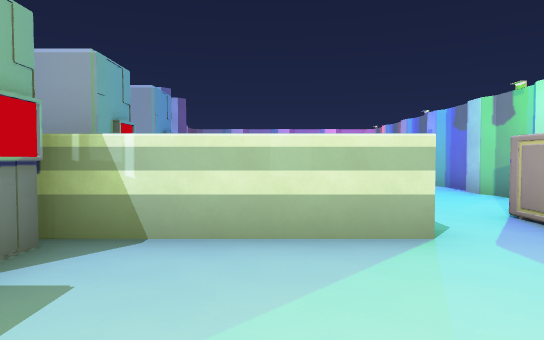
View 1 (above)

15 first-person views from a walk through a level from a Godot 3-D game. The camera is 1.5 m above the floor, tilts 2° down and sees 75° across. The floor is counted in squares, 2 m on a side. Each view is taken from the middle of a square. On the plan, view 1 faces up. The plan holds only what a view shows up to about 11 squares ahead; the rest is blank. The place goes on beyond the plan. Characters and animated objects are not drawn.

View 2
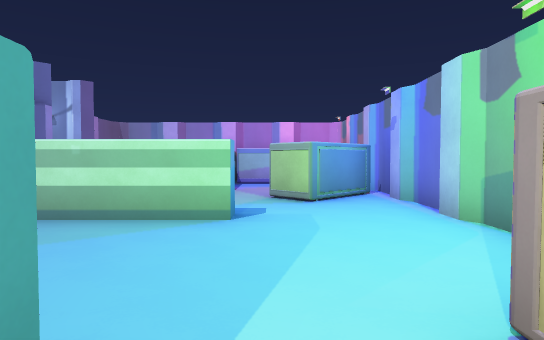

View 3
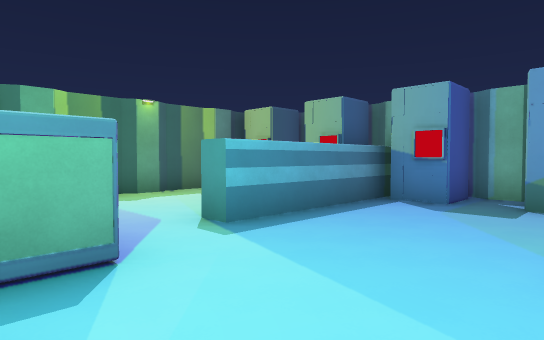

View 4
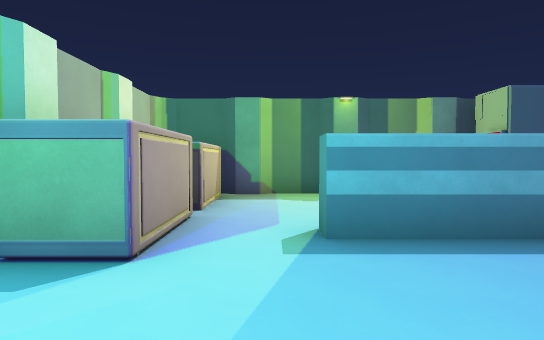

View 5
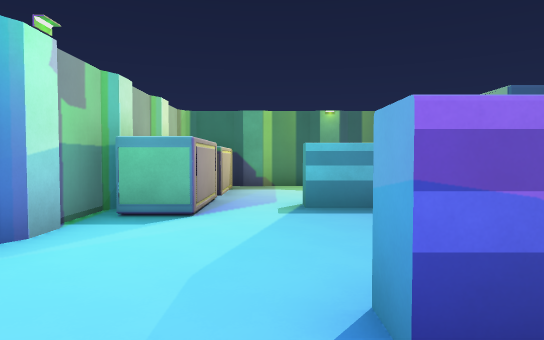

View 6
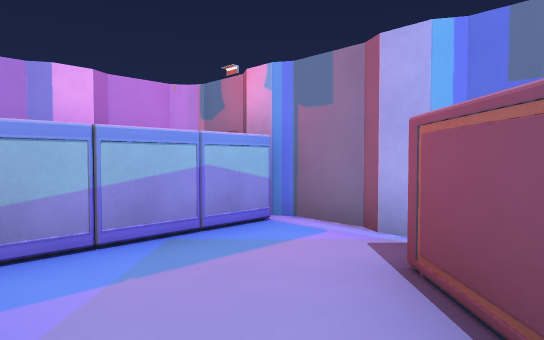

View 7
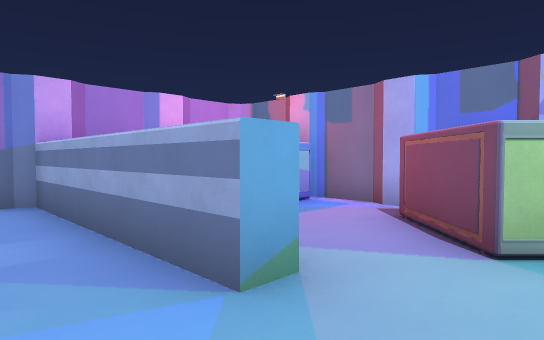

View 8
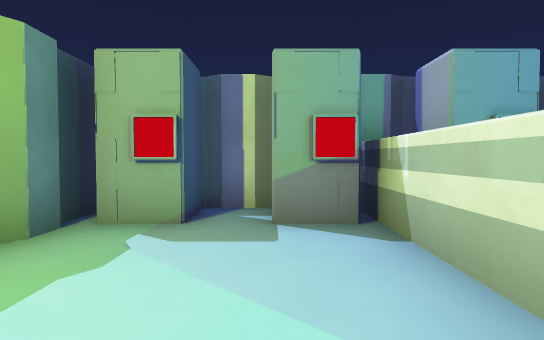

View 9
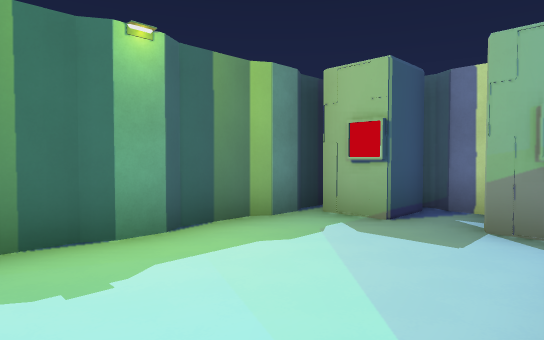

View 10
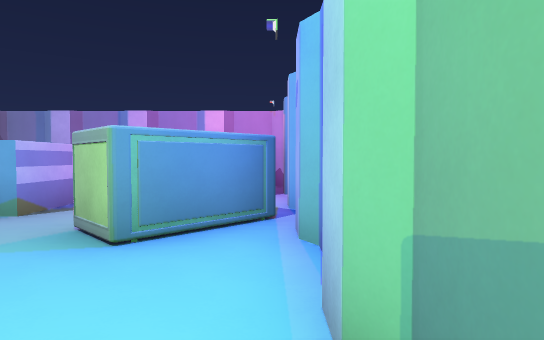

View 11
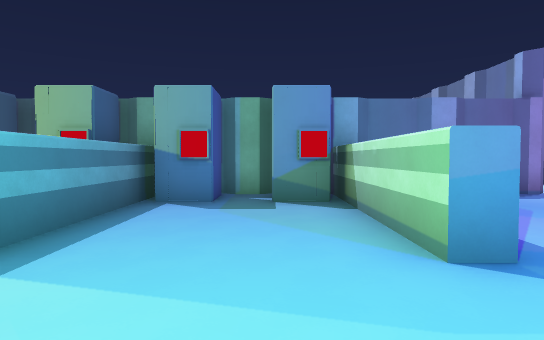

View 12
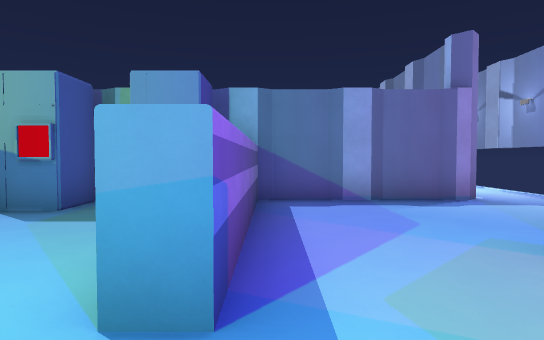

View 13
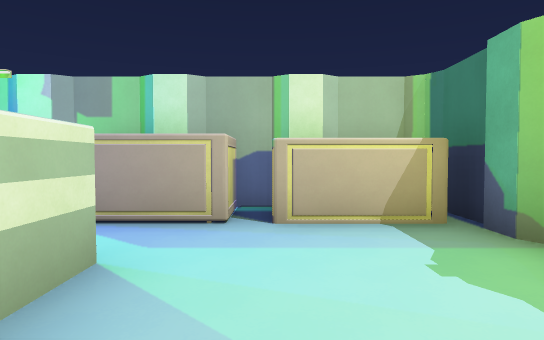

View 14
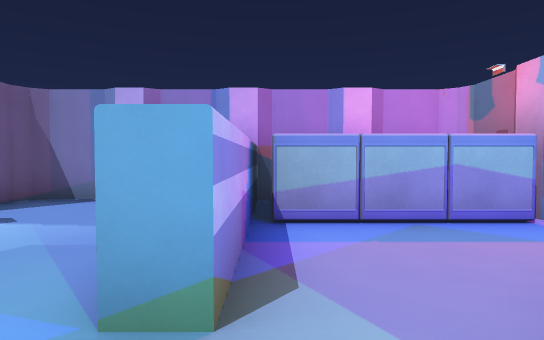

View 15
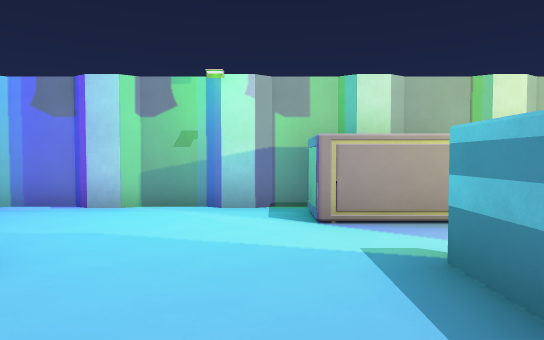

### Floor plan
Points are (right, up) in squares from view 1. A wall is a line through its corners. A room is listed if a view was taken in it or the views show most of it. See-through windows are left out.
Room 1 (views 1, 2, 3, 4, 5, 6, 8, 9, 10, 11, 12, 13, 14, 15)
walls: (0.5, 7.8) (1.5, 7.8) (1.5, 7.3) (-1.4, 7.3); (4.4, 5.9) (4.4, 7.8); (4.4, 5.2) (4.4, 5.8); (4.2, 7.7) (4.4, 8) (4.4, 9); (4.4, 4.4) (4.4, 5); (-2, 6.5) (-2, 6); (4.4, 2) (4.4, 2.6); (4.4, 10.4) (4.4, 11) (4.2, 11.3); (-3, 5) (-2.4, 5); (-3.3, 5.9) (-3.3, 4.8); (-2, 2.5) (-2, 2); (-2.9, 3.8) (1.5, 3.8) (1.5, 3.3) (-3.1, 3.3); (4.4, 11.9) (4.4, 13); (2.9, -0.4) (3.9, -0.4); (0.9, -0.4) (2.5, -0.4); (-2, 0.6) (-2, 0); (-0.1, -0.4) (0.4, -0.2); (-3.5, 2.1) (-3.3, 1.8) (-3.3, 0.8); (-1, -0.4) (0.8, -0.4); (-3, 1) (-2.4, 1); (-2.9, -0.4) (-1.2, -0.4); (0.8, 15) (0.8, 10.5)
ways out: opening at (1, 9.5) to room 2; closed door at (-2, 6) to room 2; closed door at (-2, 0); closed door at (-2, 2); closed door at (-2, 4)
objects: console (-2, 1); console (-2, 3); console (-2, 5); crate (1, 13) to (2, 14); crate (2, 9) to (4, 11); crate (2, 15); crate (3, 0) to (4, 2); crate (3, 3) to (4, 4); crate (3, 13)
Room 2 (view 7)
walls: (-3, 7.8) (0.5, 7.8); (-3.3, 9.9) (-3.3, 8); (-3.6, 11.8) (-3.2, 11.4) (-3.4, 10.9); (-3.3, 11.5) (-3.3, 10); (-1.4, 7.3) (-3.3, 7.3); (-2.1, 15.4) (-3, 15.4) (-3.3, 15.2); (0.8, 10.5) (0.3, 10.5) (0.3, 15.2) (-0.1, 15.5)
ways out: opening at (1, 9.5) to room 1; closed door at (-2, 6) to room 1

Where each view was taken, in squares from view 1:
view 1: 0 up, 0 right, facing up
view 2: 3 up, 2 right, facing up
view 3: 7 up, 4 right, facing down-left
view 4: 7 up, 2 right, facing down
view 5: 9 up, 2 right, facing down
view 6: 10 up, 1 right, facing up-right
view 7: 9 up, 1 left, facing up-right
view 8: 2 up, 2 right, facing left
view 9: 3 up, 2 right, facing down-left
view 10: 6 up, 4 right, facing up
view 11: 6 up, 4 right, facing left
view 12: 8 up, 3 right, facing left
view 13: 2 up, 1 left, facing right
view 14: 9 up, 1 right, facing up
view 15: 5 up, 1 left, facing right
